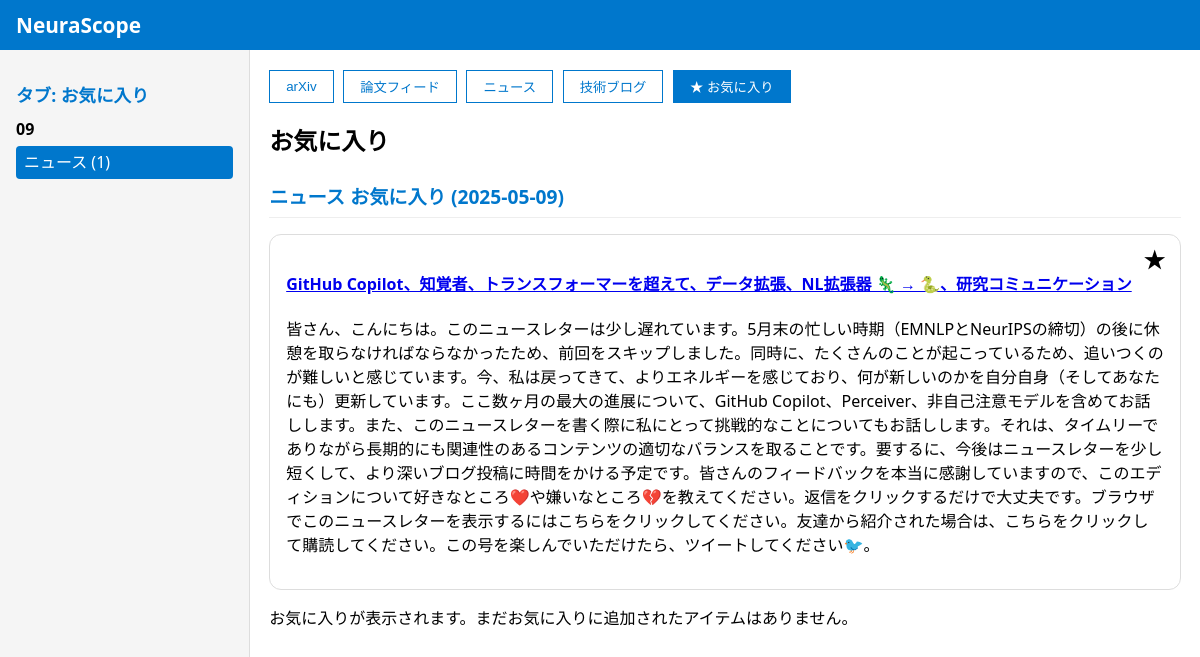
/favorites, run on the app's committed database.
### tables this page shows
CREATE TABLE articles (
    id          INTEGER PRIMARY KEY AUTOINCREMENT,
    title_en    TEXT NOT NULL,
    title_ja    TEXT,
    link        TEXT NOT NULL UNIQUE,
    summary_en  TEXT,
    summary_ja  TEXT,
    published   DATETIME,
    source_id   TEXT,
    category    TEXT,         -- paper | news | blog
    created_at  DATETIME DEFAULT CURRENT_TIMESTAMP
, favorite INTEGER DEFAULT 0);

### app.py (the view)
@app.route("/favorites")
def favorites():
    return _render_index(True)

### app.py (called while the page is built, shortened)
def get_db():
    conn = sqlite3.connect(DB_PATH)
    conn.row_factory = sqlite3.Row
    return conn

def group_arxiv(fav: bool = False):
    where = "WHERE favorite=1" if fav else ""
    with closing(get_db()) as conn:
        rows = conn.execute(
            f"""
          SELECT id,title_ja,favorite,analysis_ja,pdf_url,
                 substr(created_at,1,10) AS cdate
            FROM papers {where}
        ORDER BY created_at DESC"""
        ).fetchall()
    out = {}
    return sorted(out.items(), reverse=True)

def ext_by_cat(fav: bool = False, days: int = 90, limit: int = 60):
    where = "WHERE favorite=1" if fav else ""
    with closing(get_db()) as conn:
        rows = conn.execute(
            f"""
            SELECT *,substr(created_at,1,10) AS cdate FROM articles {where}
        ORDER BY created_at DESC"""
        ).fetchall()
    cats = {"paper": {}, "news": {}, "blog": {}}
    for r in rows:
        g = cats[r["category"]].setdefault(r["cdate"], [])
        if len(g) < limit:
            g.append(r)
    for cat in cats:
        cats[cat] = dict(list(cats[cat].items())[: days])
    return cats

def _render_index(fav: bool = False):
    arxiv = group_arxiv(fav)
    return render_template(
        "index.html",
        arxiv_days=dict(arxiv),
        ordered_dates=[d for d, _ in arxiv],
        ext_by_cat=ext_by_cat(fav),
        fav_only=fav,
    )

### templates/index.html (shortened to what this page needs)
<!doctype html>
<html lang="ja">
<head>
<link rel="stylesheet" href="https://cdn.jsdelivr.net/npm/modern-css-reset/dist/reset.min.css">
</head>
<body>
<header>NeuraScope</header>
<div class="container">
  <div class="sidebar">
    <div id="sidebar-toc-container">
    </div>
  </div>
  <div class="main-content">
    <nav class="tabbar">
  <button data-tab="arxiv" {% if not fav_only %}class="active"{% endif %}>arXiv</button>
  <button data-tab="paper">論文フィード</button>
  <button data-tab="news">ニュース</button>
  <button data-tab="blog">技術ブログ</button>
  <button data-tab="favorites" {% if fav_only %}class="active"{% endif %}>★ お気に入り</button>
</nav>
<section id="tab-favorites" {% if not fav_only %}style="display:none"{% endif %}>
  <h2>お気に入り</h2>
  {% set has_favorites = false %}
  {% set arxiv_fav_groups = [] %}
  {% set ext_fav_shown = false %}
  {% for cat in ['paper','news','blog'] %}
    {% for d,alist in ext_by_cat[cat].items() %}
      {% if alist|length > 0 %}
        {% set has_favorites = true %}
        <div class="grp-favorites" id="fav-{{cat}}-{{d}}"
             {% if arxiv_fav_groups|length > 0 or ext_fav_shown %}style="display:none"{% else %}{% set ext_fav_shown = true %}{% endif %}>
          <h3>{{ {'paper': '論文フィード', 'news': 'ニュース', 'blog': '技術ブログ'}[cat] }} お気に入り ({{d}})</h3>
          {% for a in alist %}
          <article class="card">
            <button class="fav" data-kind="article" data-id="{{a.id}}">★</button>
            <h4><a href="{{ url_for('article_detail', article_id=a.id) }}">{{ a.title_ja or a.title_en }}</a></h4>
            {% if a.summary_ja or a.summary_en %}
              <p>{{ a.summary_ja or a.summary_en }}</p>
            {% endif %}
          </article>
          {% endfor %}
        </div>
      {% endif %}
    {% endfor %}
  {% endfor %}
  {% if not has_favorites %}
    <p>お気に入りが表示されます。まだお気に入りに追加されたアイテムはありません。</p>
  {% endif %}
</section>
</div>
</div>
</body>
</html>

### templates/index.html (style rules this page uses)
body { font-family:system-ui,sans-serif;margin:0;padding:0;line-height:1.5 }
header { background:#0077cc;color:#fff;padding:.6rem 1rem;font-size:1.3rem;font-weight:bold }
.container { display:grid;grid-template-columns:250px 1fr;min-height:calc(100vh - 47px) }
.sidebar { background:#f5f5f5;padding:1rem;border-right:1px solid #ddd;overflow-y:auto }
.main-content { padding:1.2rem;overflow-y:auto }
.tabbar { display:flex;gap:.6rem;margin-bottom:1rem;flex-wrap:wrap }
.tabbar button { padding:.4rem 1rem;border:1px solid #0077cc;background:#fff;color:#0077cc;cursor:pointer }
.tabbar button.active { background:#0077cc;color:#fff }
.card { border:1px solid #ddd;border-radius:.75rem;padding:1rem;margin-block:1rem;position:relative }
.fav { position:absolute;top:.4rem;right:.5rem;border:none;background:none;font-size:1.4rem;cursor:pointer }
h3 { margin-top:1.5rem;margin-bottom:0.5rem;font-size:1.2rem;font-weight:bold;color:#0077cc }
.grp h3, .grp-paper h3, .grp-news h3, .grp-blog h3, .grp-favorites h3 { padding-bottom: 0.3rem; border-bottom: 1px solid #eee; }

### data on the page
articles: title_ja "GitHub Copilot、知覚者、トランスフォーマーを超えて、データ拡張、NL拡張器 🦎 → 🐍、研究コミュニケーション", summary_ja "皆さん、こんにちは。このニュースレターは少し遅れています。5月末の忙しい時期（EMNLPとNeurIPSの締切）の後に休憩を取らなければならなかったため、前回をスキップしました。同時に、たくさんのことが起こっているため、追いつくのが難しいと感じています。今、私は戻ってきて、よりエネルギーを感じており、何が新しいのかを自分自身（そしてあなたにも）更新しています。ここ数ヶ月の最大の進展について、GitHub Copilot、Perceiver、非自己注意モデルを含めてお話しします。また、このニュースレターを書く際に私にとって挑戦的なことについてもお話しします。それは、タイムリーでありながら長期的にも関連性のあるコンテンツの適切なバランスを取ることです。要するに、今後はニュースレターを少し短くして、より深いブログ投稿に時間をかける予定です。皆さんのフィードバックを本当に感謝していますので、このエディションについて好きなところ❤️や嫌いなところ💔を教えてください。返信をクリックするだけで大丈夫です。ブラウザでこのニュースレターを表示するにはこちらをクリックしてください。友達から紹介された場合は、こちらをクリックして購読してください。この号を楽しんでいただけたら、ツイートしてください🐦。"

### other printed values
{{ {'paper': '論文フィード', 'news': 'ニュース', 'blog': '技術ブログ'}[cat] }} "ニュース"
{{ d }} "2025-05-09"
